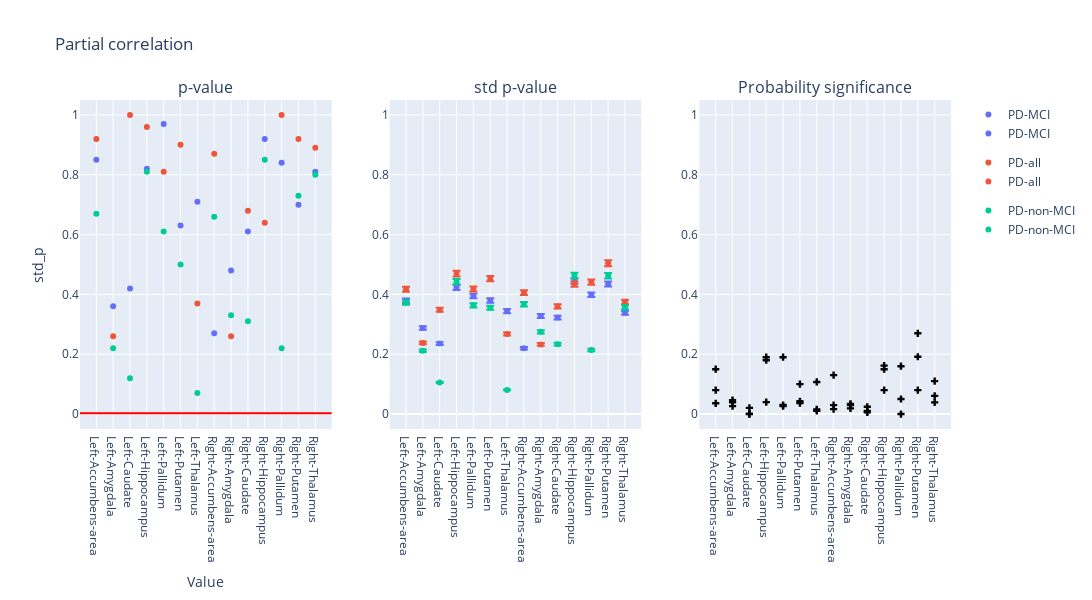

The code cell stored with this chart in its notebook:
### Code cell
plot_dumbbell(df_t5, "Partial correlation", alpha=0.003)

### Figure 1 — Plotly figure (JSON) as saved in the notebook; plotly's stock layout.template omitted (floating-point values rounded to 4 significant figures)
{"data": [{"hovertemplate": "group=PD-MCI<br>region=%{x}<br>p_value=%{y}<extra></extra>", "legendgroup": "PD-MCI", "marker": {"color": "#636efa", "symbol": "circle"}, "mode": "markers", "name": "PD-MCI", "orientation": "v", "showlegend": true, "type": "scatter", "x": ["Left-Accumbens-area", "Left-Amygdala", "Left-Caudate", "Left-Hippocampus", "Left-Pallidum", "Left-Putamen", "Left-Thalamus", "Right-Accumbens-area", "Right-Amygdala", "Right-Caudate", "Right-Hippocampus", "Right-Pallidum", "Right-Putamen", "Right-Thalamus"], "xaxis": "x", "y": [0.85, 0.36, 0.42, 0.82, 0.97, 0.63, 0.71, 0.27, 0.48, 0.61, 0.92, 0.84, 0.7, 0.81], "yaxis": "y"}, {"hovertemplate": "group=PD-all<br>region=%{x}<br>p_value=%{y}<extra></extra>", "legendgroup": "PD-all", "marker": {"color": "#EF553B", "symbol": "circle"}, "mode": "markers", "name": "PD-all", "orientation": "v", "showlegend": true, "type": "scatter", "x": ["Left-Accumbens-area", "Left-Amygdala", "Left-Caudate", "Left-Hippocampus", "Left-Pallidum", "Left-Putamen", "Left-Thalamus", "Right-Accumbens-area", "Right-Amygdala", "Right-Caudate", "Right-Hippocampus", "Right-Pallidum", "Right-Putamen", "Right-Thalamus"], "xaxis": "x", "y": [0.92, 0.26, 1.0, 0.96, 0.81, 0.9, 0.37, 0.87, 0.26, 0.68, 0.64, 1.0, 0.92, 0.89], "yaxis": "y"}, {"hovertemplate": "group=PD-non-MCI<br>region=%{x}<br>p_value=%{y}<extra></extra>", "legendgroup": "PD-non-MCI", "marker": {"color": "#00cc96", "symbol": "circle"}, "mode": "markers", "name": "PD-non-MCI", "orientation": "v", "showlegend": true, "type": "scatter", "x": ["Left-Accumbens-area", "Left-Amygdala", "Left-Caudate", "Left-Hippocampus", "Left-Pallidum", "Left-Putamen", "Left-Thalamus", "Right-Accumbens-area", "Right-Amygdala", "Right-Caudate", "Right-Hippocampus", "Right-Pallidum", "Right-Putamen", "Right-Thalamus"], "xaxis": "x", "y": [0.67, 0.22, 0.12, 0.81, 0.61, 0.5, 0.07, 0.66, 0.33, 0.31, 0.85, 0.22, 0.73, 0.8], "yaxis": "y"}, {"error_y": {"array": [0.007384, 0.005604, 0.004593, 0.008236, 0.007688, 0.007391, 0.006702, 0.004288, 0.006389, 0.006284, 0.008649, 0.007771, 0.008466, 0.006594], "arrayminus": [0.007533, 0.005718, 0.004686, 0.008403, 0.007844, 0.007541, 0.006838, 0.004375, 0.006518, 0.006411, 0.008825, 0.007928, 0.008638, 0.006727]}, "hovertemplate": "group=PD-MCI<br>region=%{x}<br>std_p=%{y}<extra></extra>", "legendgroup": "PD-MCI", "marker": {"color": "#636efa", "symbol": "circle"}, "mode": "markers", "name": "PD-MCI", "orientation": "v", "showlegend": true, "type": "scatter", "x": ["Left-Accumbens-area", "Left-Amygdala", "Left-Caudate", "Left-Hippocampus", "Left-Pallidum", "Left-Putamen", "Left-Thalamus", "Right-Accumbens-area", "Right-Amygdala", "Right-Caudate", "Right-Hippocampus", "Right-Pallidum", "Right-Putamen", "Right-Thalamus"], "xaxis": "x2", "y": [0.3791, 0.2878, 0.2358, 0.4229, 0.3948, 0.3795, 0.3441, 0.2202, 0.3281, 0.3227, 0.4441, 0.399, 0.4347, 0.3386], "yaxis": "y2"}, {"error_y": {"array": [0.008129, 0.00463, 0.006789, 0.009146, 0.008141, 0.008815, 0.00521, 0.007905, 0.004533, 0.007009, 0.008465, 0.008593, 0.009819, 0.007302], "arrayminus": [0.008294, 0.004723, 0.006927, 0.009331, 0.008306, 0.008993, 0.005316, 0.008065, 0.004624, 0.007151, 0.008636, 0.008767, 0.01002, 0.007449]}, "hovertemplate": "group=PD-all<br>region=%{x}<br>std_p=%{y}<extra></extra>", "legendgroup": "PD-all", "marker": {"color": "#EF553B", "symbol": "circle"}, "mode": "markers", "name": "PD-all", "orientation": "v", "showlegend": true, "type": "scatter", "x": ["Left-Accumbens-area", "Left-Amygdala", "Left-Caudate", "Left-Hippocampus", "Left-Pallidum", "Left-Putamen", "Left-Thalamus", "Right-Accumbens-area", "Right-Amygdala", "Right-Caudate", "Right-Hippocampus", "Right-Pallidum", "Right-Putamen", "Right-Thalamus"], "xaxis": "x2", "y": [0.4174, 0.2377, 0.3486, 0.4696, 0.418, 0.4526, 0.2675, 0.4059, 0.2327, 0.3599, 0.4347, 0.4412, 0.5042, 0.3749], "yaxis": "y2"}, {"error_y": {"array": [0.007256, 0.004124, 0.002054, 0.008618, 0.007077, 0.006922, 0.001573, 0.007149, 0.005358, 0.004553, 0.009029, 0.004171, 0.009002, 0.006941], "arrayminus": [0.007403, 0.004208, 0.002096, 0.008793, 0.00722, 0.007062, 0.001604, 0.007294, 0.005467, 0.004645, 0.009212, 0.004255, 0.009184, 0.007082]}, "hovertemplate": "group=PD-non-MCI<br>region=%{x}<br>std_p=%{y}<extra></extra>", "legendgroup": "PD-non-MCI", "marker": {"color": "#00cc96", "symbol": "circle"}, "mode": "markers", "name": "PD-non-MCI", "orientation": "v", "showlegend": true, "type": "scatter", "x": ["Left-Accumbens-area", "Left-Amygdala", "Left-Caudate", "Left-Hippocampus", "Left-Pallidum", "Left-Putamen", "Left-Thalamus", "Right-Accumbens-area", "Right-Amygdala", "Right-Caudate", "Right-Hippocampus", "Right-Pallidum", "Right-Putamen", "Right-Thalamus"], "xaxis": "x2", "y": [0.3726, 0.2118, 0.1055, 0.4425, 0.3634, 0.3554, 0.08075, 0.3671, 0.2751, 0.2338, 0.4636, 0.2142, 0.4622, 0.3564], "yaxis": "y2"}, {"marker": {"color": "black", "symbol": "cross"}, "mode": "markers", "name": "Flip probability", "showlegend": false, "type": "scatter", "x": ["Left-Accumbens-area", "Left-Accumbens-area", "Left-Accumbens-area", "Left-Amygdala", "Left-Amygdala", "Left-Amygdala", "Left-Caudate", "Left-Caudate", "Left-Caudate", "Left-Hippocampus", "Left-Hippocampus", "Left-Hippocampus", "Left-Pallidum", "Left-Pallidum", "Left-Pallidum", "Left-Putamen", "Left-Putamen", "Left-Putamen", "Left-Thalamus", "Left-Thalamus", "Left-Thalamus", "Right-Accumbens-area", "Right-Accumbens-area", "Right-Accumbens-area", "Right-Amygdala", "Right-Amygdala", "Right-Amygdala", "Right-Caudate", "Right-Caudate", "Right-Caudate", "Right-Hippocampus", "Right-Hippocampus", "Right-Hippocampus", "Right-Pallidum", "Right-Pallidum", "Right-Pallidum", "Right-Putamen", "Right-Putamen", "Right-Putamen", "Right-Thalamus", "Right-Thalamus", "Right-Thalamus"], "xaxis": "x3", "y": [0.15, 0.08, 0.03595, 0.02649, 0.03967, 0.0467, 0.0006167, 0.0, 0.02051, 0.18, 0.04, 0.19, 0.03, 0.19, 0.02677, 0.04265, 0.1, 0.03678, 0.01558, 0.01066, 0.1073, 0.0164, 0.13, 0.02968, 0.01907, 0.03378, 0.03019, 0.005781, 0.0244, 0.01005, 0.08, 0.1617, 0.15, 0.16, 0.0, 0.05036, 0.1916, 0.08, 0.27, 0.03885, 0.11, 0.06081], "yaxis": "y3"}], "layout": {"annotations": [{"font": {"size": 16}, "showarrow": false, "text": "p-value", "x": 0.1444, "xanchor": "center", "xref": "paper", "y": 1, "yanchor": "bottom", "yref": "paper"}, {"font": {"size": 16}, "showarrow": false, "text": "std p-value", "x": 0.5, "xanchor": "center", "xref": "paper", "y": 1, "yanchor": "bottom", "yref": "paper"}, {"font": {"size": 16}, "showarrow": false, "text": "Probability significance", "x": 0.8556, "xanchor": "center", "xref": "paper", "y": 1, "yanchor": "bottom", "yref": "paper"}], "height": 600, "hovermode": "closest", "shapes": [{"line": {"color": "red", "width": 2}, "type": "line", "x0": 0, "x1": 1, "xref": "x domain", "y0": 0.003, "y1": 0.003, "yref": "y"}], "title": {"text": "Partial correlation"}, "width": 1400, "xaxis": {"anchor": "y", "domain": [0, 0.2889], "title": {"text": "Value"}}, "xaxis2": {"anchor": "y2", "domain": [0.3556, 0.6444]}, "xaxis3": {"anchor": "y3", "domain": [0.7111, 1]}, "yaxis": {"anchor": "x", "domain": [0, 1], "range": [-0.05, 1.05], "title": {"text": "std_p"}}, "yaxis2": {"anchor": "x2", "domain": [0, 1], "range": [-0.05, 1.05]}, "yaxis3": {"anchor": "x3", "domain": [0, 1], "range": [-0.05, 1.05]}}}
